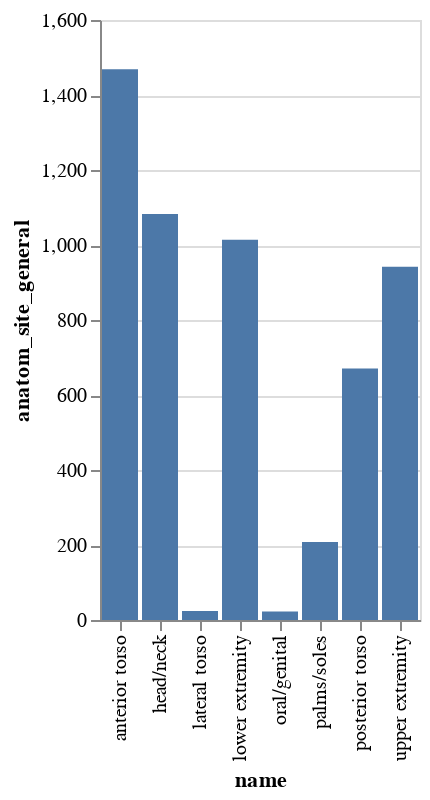

This figure's notebook cell:
### Code cell
# df_anatom = pd.DataFrame(df_target.anatom_site_general.value_counts())
df_anatom = pd.DataFrame(df_nodups.loc[df_target['benign_malignant'] == 'malignant'].anatom_site_general.value_counts())
df_anatom['name'] = df_anatom.index
alt.Chart(df_anatom).mark_bar().encode(
    x='name',
    y='anatom_site_general',
    tooltip=["name","anatom_site_general"]
).interactive()

### Figure 1 — Vega-Lite specification as saved in the notebook (floating-point values rounded to 4 significant figures)
{"config": {"view": {"continuousWidth": 400, "continuousHeight": 300}}, "data": {"name": "data-ea60f1fd93b7f8ac9281c8bf41feed0b"}, "mark": "bar", "encoding": {"tooltip": [{"type": "nominal", "field": "name"}, {"type": "quantitative", "field": "anatom_site_general"}], "x": {"type": "nominal", "field": "name"}, "y": {"type": "quantitative", "field": "anatom_site_general"}}, "selection": {"selector002": {"type": "interval", "bind": "scales", "encodings": ["x", "y"]}}, "$schema": "https://vega.github.io/schema/vega-lite/v4.8.1.json", "datasets": {"data-ea60f1fd93b7f8ac9281c8bf41feed0b": [{"anatom_site_general": 1469, "name": "anterior torso"}, {"anatom_site_general": 1083, "name": "head/neck"}, {"anatom_site_general": 1014, "name": "lower extremity"}, {"anatom_site_general": 942, "name": "upper extremity"}, {"anatom_site_general": 671, "name": "posterior torso"}, {"anatom_site_general": 208, "name": "palms/soles"}, {"anatom_site_general": 24, "name": "lateral torso"}, {"anatom_site_general": 23, "name": "oral/genital"}]}}
